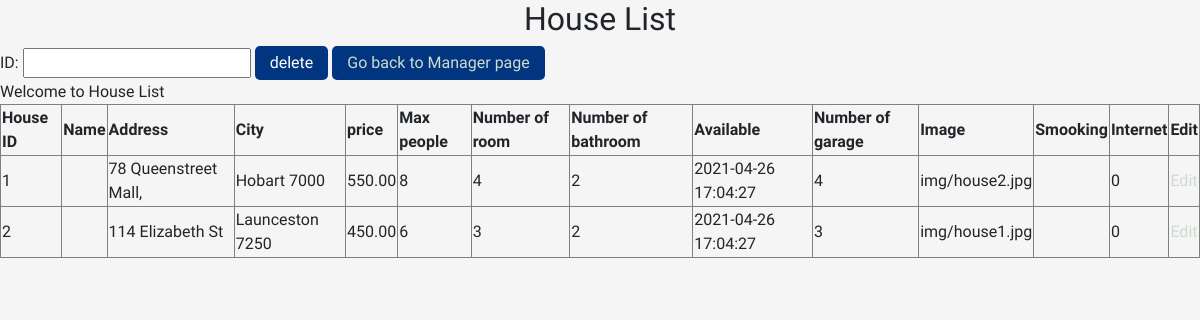
/House_list.php, run on the app's committed database.
### tables this page shows
CREATE TABLE `House` (
  `House_ID` int(4) NOT NULL,
  `title` varchar(225) NOT NULL,
  `address` varchar(225) NOT NULL,
  `city` varchar(225) NOT NULL,
  `price` decimal(6,2) NOT NULL,
  `max` int(4) NOT NULL,
  `num_room` int(2) NOT NULL,
  `num_bathroom` int(2) NOT NULL,
  `available` datetime NOT NULL,
  `garage` int(2) DEFAULT NULL,
  `image` varchar(255) DEFAULT 'img/house3.jpg',
  `smoking` tinyint(1) NOT NULL DEFAULT '0',
  `internet` tinyint(1) NOT NULL DEFAULT '0'
);

### House_list.php (the view, shortened to what this page needs)
<!DOCTYPE html>
<html>
  <link rel="stylesheet" href="https://stackpath.bootstrapcdn.com/bootstrap/4.5.0/css/bootstrap.min.css">
    <link rel="stylesheet" href="newstyles.css">
    <link rel="stylesheet" href="newstyles.css">
<body>
<center>
<h2> House List </h2>
</center>
    <form action ="" method = "post">
    ID: <input type = "text" name= "House_ID"/>
        <input type= "submit" name="delete" value="delete">
        <button><a href="Manager_page.php">Go back to Manager page</a></button>
    </form>
   <?php
   echo "<link rel='stylesheet' type='text/css' href='newstyles.css'>";
include("db_conn.php");
echo "Welcome to House List";
$sql = "SELECT * FROM House";
$result = mysqli_query($conn, $sql);
if (mysqli_num_rows($result) > 0){
    echo "<table border = 1>
    <tr>
    <th> House ID
    <th> Name
    <th> Address
    <th> City
    <th> price
    <th> Max people
    <th> Number of room
    <th> Number of bathroom
    <th> Available
    <th> Number of garage
    <th> Image
    <th> Smooking
    <th> Internet
    <th> Edit
    </tr>";
  while($row = mysqli_fetch_assoc($result)) {
    echo
    "<tr>
        <td>" . $row["House_ID"].
        " <td> " . $row["Name"].
        "<td> " . $row["address"].
        "<td> " . $row["city"].
        "<td> " . $row["price"].
        "<td> " . $row["max"].
        "<td> " . $row["num_room"].
        "<td> " . $row["num_bathroom"].
        " <td> " . $row["available"].
        " <td> " . $row["garage"].
        "<td> " . $row["image"].
        " <td> " . $row["smocking"].
        " <td> " . $row["internet"].
        ' <td>  <a href= "./Update_House.php"> Edit </a> </td>';
  }
} else {
  echo "0 results";
}
?>
</body>
</html>

### newstyles.css (style rules this page uses)
body { background: whitesmoke; font-family: "Work Sans", sans-serif; }
button { background-color: #013580; transition-duration: 0.4s; border: none; color: white; padding: 5px; text-align: center; text-decoration: none; display: inline-block; font-size: 16px; }
input[type="submit"], button { padding: 5px 15px; background: #013580; color: white; border: 0 none; cursor: pointer; -webkit-border-radius: 5px; border-radius: 5px; }
a:link { color: rgb(206, 219, 206); background-color: transparent; text-decoration: none; }

### data on the page
house: House_ID "1", address "78 Queenstreet Mall,", city "Hobart 7000", price "550.00", max "8", num_room "4", num_bathroom "2", available "2021-04-26 17:04:27", garage "4", image "img/house2.jpg", internet "0"
house: House_ID "2", address "114 Elizabeth St", city "Launceston 7250", price "450.00", max "6", num_room "3", num_bathroom "2", available "2021-04-26 17:04:27", garage "3", image "img/house1.jpg", internet "0"
